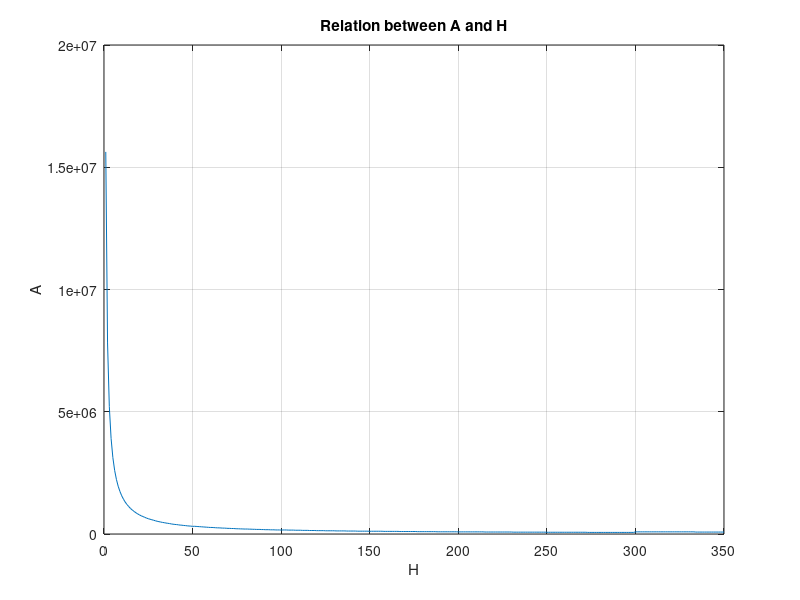

This figure's MATLAB source:
% Define constants
B = 0.76;
C = 20;
D = 72.28427124746186;

% Initialize variables to store results
A_values = zeros(1, 350);
H_values = 1:350;

% Loop over each value of H
for H = H_values
    % Calculate E
    E = 12 + ceil(H / 50) * 2;
    
    % Determine F and I based on H
    if H < 300
        F = 2000;
        I = 2;
    else
        F = 2500;
        I = 4;
    end
    
    % Calculate G
    G = ceil(3000 / H);
    
    % Calculate A
    A = (B * C * I * D + E * D + F) * G;
    
    % Store the result
    A_values(H) = A;
end

% Find the minimum value of A and the corresponding H
[min_A, min_H_index] = min(A_values);
min_H = H_values(min_H_index);

% Display the results
fprintf('The minimum value of A is %.2f at H = %d\n', min_A, min_H);

figure;
plot(H_values, A_values);
xlabel('H');
ylabel('A');
title('Relation between A and H');
grid on;